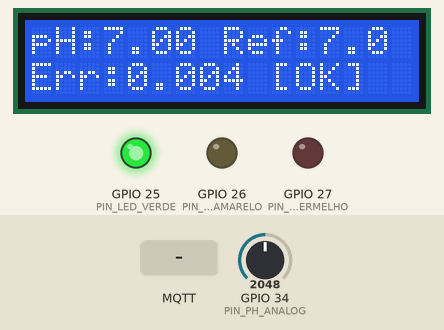
The program below on a simulated ESP32. Shown: 16×2 character LCD, output pins drawn as LEDs (lit = HIGH). Inputs (shaded band) come from the test bench; at power-on: GPIO 34 (PIN_PH_ANALOG) = 2048 (analog values on the 0–4095 scale). WiFi joins after 1.5 s; servers stay silent unless stated; no MQTT or app messages arrive unless stated; what the program prints to the serial monitor is not drawn.

Above: at 4.3 s.
4.4 s: GPIO 34 (PIN_PH_ANALOG) set to 2062
At 5.8 s:
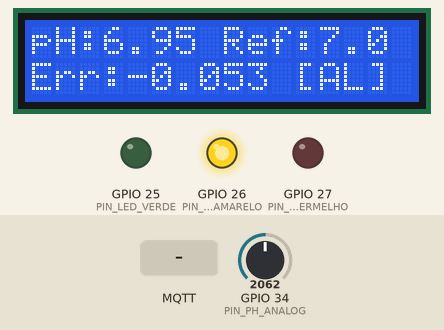
7.4 s: MQTT message "4.0" arrives on the second subscribed topic
At 10.0 s:
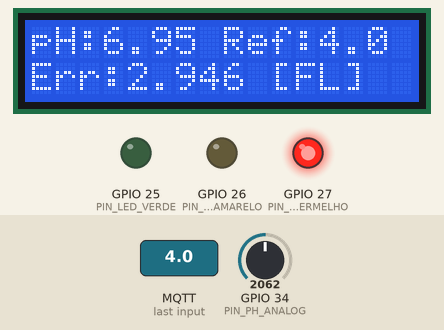
10.4 s: MQTT message "ALERTA" arrives on the first subscribed topic
At 13.3 s:
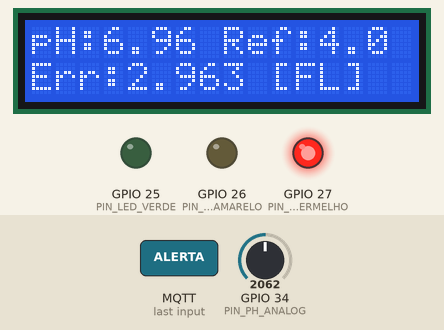
13.4 s: MQTT message "FALHA" arrives on the first subscribed topic
At 15.8 s:
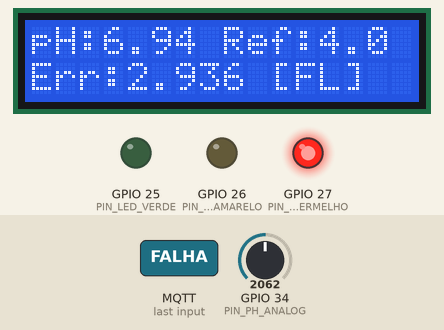
16.4 s: MQTT message "4.0" arrives on the first subscribed topic
At 18.5 s:
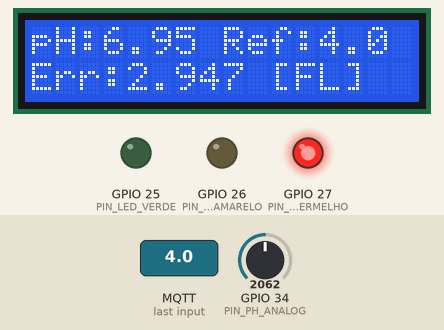
19.4 s: GPIO 34 (PIN_PH_ANALOG) set to 2047
At 21.6 s:
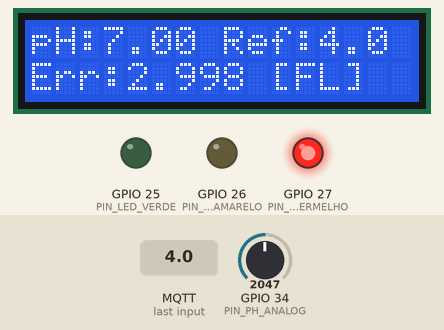
Timing chart, 0 to 23.1 s (numbered marks = the images above; inputs shaded):
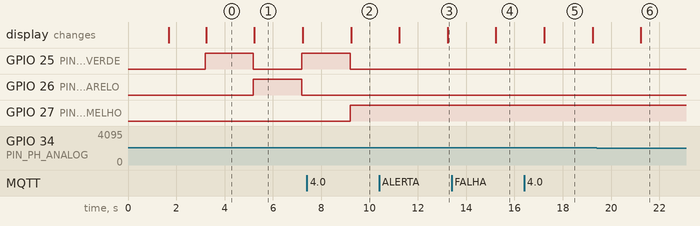

Measured:
- the behaviour switches between 2061 and 2062 on GPIO 34 (PIN_PH_ANALOG) (found by bisection; images 0 and 1)
- after the input at 4.4 s, GPIO 25 (PIN_LED_VERDE): HIGH → LOW after 0.79 s, → HIGH 2.0 s later; GPIO 26 (PIN_LED_AMARELO): LOW → HIGH after 0.79 s, → LOW 2.0 s later; the display: changes after 0.83 s (image 1)
- after the input at 7.4 s, GPIO 26 (PIN_LED_AMARELO): stays LOW (without the input it goes to HIGH after 1.8 s); GPIO 27 (PIN_LED_VERMELHO): LOW → HIGH after 1.8 s; the display: changes after 1.8 s (image 2)
- after the input at 13.4 s, the display: changes after 1.8 s (image 4)
- what the display in image 1 shows lasts 2.0 s, from 5.2 s to 7.2 s

The program:

main.cpp
```cpp
/*
 * ============================================================
 *  Medidor de pH — Gêmeo Digital — Simulação Wokwi
 *  Projeto Acadêmico: Rastreamento de Precisão e Degradação do Sensor
 * ============================================================
 *
 *  Hardware (simulado):
 *    - ESP32 DevKit v1
 *    - Potenciômetro no GPIO 34  → simula sinal analógico do pH
 *    - LCD I2C 16x2 nos GPIO 21/22
 *    - LEDs nos GPIO 25 (verde/OK), 26 (amarelo/ALERTA), 27 (vermelho/FALHA)
 *
 *  Tópicos MQTT publicados:
 *    ph/leitura        → valor bruto de pH do sensor
 *    ph/referencia     → pH esperado da solução tampão em uso
 *    ph/erro           → desvio em relação à referência (precisão)
 *    ph/status         → "OK" | "ALERTA" | "FALHA"
 *    ph/estatisticas   → JSON: { leitura, referencia, erro, erroPct,
 *                                totalAmostras, erroMedio, erroMaximo,
 *                                nomeBuffer, timestamp }
 *
 *  Tópicos MQTT subscritos:
 *    ph/cmd/calibrar   → dispara reset de calibração (payload ignorado)
 *    ph/cmd/buffer     → seleciona a solução tampão ativa:
 *                        "4.0" | "7.0" | "10.0"
 *    ph/cmd/intervalo  → define intervalo de amostragem em ms (ex.: "2000")
 *
 *  Soluções tampão modeladas:
 *    pH 4,00  — Biftalato de potássio
 *    pH 7,00  — Tampão fosfato
 *    pH 10,00 — Tampão carbonato / borato
 *
 *  Limites de precisão:
 *    |erro| <= 0,05  → OK     (LED verde)
 *    |erro| <= 0,20  → ALERTA (LED amarelo)
 *    |erro| >  0,20  → FALHA  (LED vermelho)
 * ============================================================
 */

#include <WiFi.h>
#include <PubSubClient.h>
#include <Wire.h>
#include <LiquidCrystal_I2C.h>
#include <ArduinoJson.h>
#include <math.h>

// ─── Credenciais Wi-Fi (rede virtual Wokwi) ──────────────────
const char* WIFI_SSID     = "Wokwi-GUEST";
const char* WIFI_PASSWORD = "";

// ─── Broker MQTT (broker público de teste) ───────────────────
const char* MQTT_BROKER   = "broker.emqx.io";
const int   MQTT_PORT     = 1883;
const char* MQTT_CLIENT   = "ph_gemeo_digital_esp32";

// ─── Tópicos MQTT ────────────────────────────────────────────
const char* TOPIC_READING   = "ph/leitura";
const char* TOPIC_REFERENCE = "ph/referencia";
const char* TOPIC_ERROR     = "ph/erro";
const char* TOPIC_STATUS    = "ph/status";
const char* TOPIC_STATS     = "ph/estatisticas";
const char* TOPIC_CMD_CAL   = "ph/cmd/calibrar";
const char* TOPIC_CMD_BUF   = "ph/cmd/buffer";
const char* TOPIC_CMD_INT   = "ph/cmd/intervalo";

// ─── Pinos de hardware ───────────────────────────────────────
const int PIN_PH_ANALOG   = 34;
const int PIN_LED_VERDE   = 25;
const int PIN_LED_AMARELO = 26;
const int PIN_LED_VERMELHO= 27;

// ─── Conversão ADC / tensão → pH ─────────────────────────────
const float ADC_MAX       = 4095.0f;
const float VREF          = 3.3f;
const float V_MID         = 1.65f;
const float MV_PER_PH     = 0.05916f;

// ─── Offset de calibração (ajustado pelo comando calibrar) ───
float offsetCalibracao    = 0.0f;

// ─── Soluções tampão: { nome, pH esperado } ──────────────────
struct SolucaoTampao {
  const char* nome;
  float       pH;
};

const SolucaoTampao BUFFERS[] = {
  { "Biftalato  pH 4,0",  4.00f },
  { "Fosfato    pH 7,0",  7.00f },
  { "Carbonato  pH10,0", 10.00f }
};
const int NUM_BUFFERS = 3;
int bufferAtivo       = 1;

// ─── Limites de precisão ─────────────────────────────────────
const float LIMITE_OK     = 0.05f;
const float LIMITE_ALERTA = 0.20f;

// ─── Intervalo de amostragem ─────────────────────────────────
unsigned long intervaloAmostragem = 2000;
unsigned long ultimaAmostra       = 0;

// ─── Estatísticas acumuladas ─────────────────────────────────
unsigned long totalAmostras = 0;
float         somaErro      = 0.0f;
float         erroMaximo    = 0.0f;

// ─── Ruído / deriva simulados ────────────────────────────────
float derivaSensor         = 0.0f;
const float TAXA_DERIVA    = 0.0002f;
unsigned long sementeDrift = 42;

// ─── Objetos ─────────────────────────────────────────────────
LiquidCrystal_I2C lcd(0x27, 16, 2);
WiFiClient        clienteWifi;
PubSubClient      mqtt(clienteWifi);

// ────────────────────────────────────────────────────────────
//  Funções auxiliares
// ────────────────────────────────────────────────────────────

float ruidoFalso(float amplitude) {
  sementeDrift = sementeDrift * 1664525UL + 1013904223UL;
  float r = (float)(sementeDrift & 0xFFFF) / 65535.0f;
  return (r - 0.5f) * 2.0f * amplitude;
}

float lerPH() {
  long soma = 0;
  for (int i = 0; i < 16; i++) {
    soma += analogRead(PIN_PH_ANALOG);
    delayMicroseconds(100);
  }
  float bruto = soma / 16.0f;
  float pH    = 14.0f - (bruto / ADC_MAX) * 14.0f;
  pH += offsetCalibracao;
  derivaSensor += TAXA_DERIVA;
  pH += derivaSensor + ruidoFalso(0.015f);
  pH = constrain(pH, 0.0f, 14.0f);
  return pH;
}

const char* avaliarPrecisao(float erroAbs) {
  digitalWrite(PIN_LED_VERDE,    LOW);
  digitalWrite(PIN_LED_AMARELO,  LOW);
  digitalWrite(PIN_LED_VERMELHO, LOW);

  if (erroAbs <= LIMITE_OK) {
    digitalWrite(PIN_LED_VERDE, HIGH);
    return "OK";
  } else if (erroAbs <= LIMITE_ALERTA) {
    digitalWrite(PIN_LED_AMARELO, HIGH);
    return "ALERTA";
  } else {
    digitalWrite(PIN_LED_VERMELHO, HIGH);
    return "FALHA";
  }
}

void atualizarLCD(float leituraPH, float phRef, const char* status, float erro) {
  const char* statusLCD = (strcmp(status, "ALERTA") == 0) ? "AL" :
                          (strcmp(status, "FALHA")  == 0) ? "FL" : status;
  lcd.clear();
  lcd.setCursor(0, 0);
  lcd.print("pH:");
  lcd.print(leituraPH, 2);
  lcd.print(" Ref:");
  lcd.print(phRef, 1);
  lcd.setCursor(0, 1);
  lcd.print("Err:");
  lcd.print(erro, 3);
  lcd.print(" [");
  lcd.print(statusLCD);
  lcd.print("]");
}

// ────────────────────────────────────────────────────────────
//  Callbacks MQTT
// ────────────────────────────────────────────────────────────

void aoReceberMensagemMQTT(char* topico, byte* payload, unsigned int comprimento) {
  char msg[64] = {0};
  comprimento = min(comprimento, (unsigned int)63);
  memcpy(msg, payload, comprimento);
  msg[comprimento] = '\0';

  Serial.printf("[MQTT] Recebido em '%s': %s\n", topico, msg);

  if (strcmp(topico, TOPIC_CMD_CAL) == 0) {
    offsetCalibracao = 0.0f;
    derivaSensor     = 0.0f;
    totalAmostras    = 0;
    somaErro         = 0.0f;
    erroMaximo       = 0.0f;
    Serial.println("[CAL] Calibracao resetada. Deriva e offset zerados.");
    mqtt.publish("ph/evento", "{\"evento\":\"calibrado\"}");
    return;
  }

  if (strcmp(topico, TOPIC_CMD_BUF) == 0) {
    if (strcmp(msg, "4.0") == 0 || strcmp(msg, "4") == 0) {
      bufferAtivo = 0;
    } else if (strcmp(msg, "7.0") == 0 || strcmp(msg, "7") == 0) {
      bufferAtivo = 1;
    } else if (strcmp(msg, "10.0") == 0 || strcmp(msg, "10") == 0) {
      bufferAtivo = 2;
    } else {
      Serial.printf("[BUF] Buffer desconhecido: %s\n", msg);
      return;
    }
    Serial.printf("[BUF] Buffer ativo → %s\n", BUFFERS[bufferAtivo].nome);
    return;
  }

  if (strcmp(topico, TOPIC_CMD_INT) == 0) {
    long ms = atol(msg);
    if (ms >= 500 && ms <= 60000) {
      intervaloAmostragem = (unsigned long)ms;
      Serial.printf("[INT] Intervalo de amostragem → %lu ms\n", intervaloAmostragem);
    }
    return;
  }
}

// ────────────────────────────────────────────────────────────
//  Conexão Wi-Fi e MQTT
// ────────────────────────────────────────────────────────────

void conectarWiFi() {
  Serial.print("[WiFi] Conectando a ");
  Serial.print(WIFI_SSID);
  WiFi.begin(WIFI_SSID, WIFI_PASSWORD);
  int tentativas = 0;
  while (WiFi.status() != WL_CONNECTED && tentativas < 30) {
    delay(500);
    Serial.print(".");
    tentativas++;
  }
  if (WiFi.status() == WL_CONNECTED) {
    Serial.println("\n[WiFi] Conectado! IP: " + WiFi.localIP().toString());
  } else {
    Serial.println("\n[WiFi] Falhou — operando offline.");
  }
}

void conectarMQTT() {
  mqtt.setServer(MQTT_BROKER, MQTT_PORT);
  mqtt.setCallback(aoReceberMensagemMQTT);

  Serial.print("[MQTT] Conectando a ");
  Serial.print(MQTT_BROKER);

  int tentativas = 0;
  while (!mqtt.connected() && tentativas < 5) {
    Serial.print(".");
    if (mqtt.connect(MQTT_CLIENT)) {
      Serial.println("\n[MQTT] Conectado!");
      mqtt.subscribe(TOPIC_CMD_CAL);
      mqtt.subscribe(TOPIC_CMD_BUF);
      mqtt.subscribe(TOPIC_CMD_INT);
      mqtt.publish("ph/evento", "{\"evento\":\"online\",\"dispositivo\":\"ph_gemeo_digital\"}");
    } else {
      Serial.printf(" falhou (rc=%d)\n", mqtt.state());
      delay(2000);
    }
    tentativas++;
  }
}

// ────────────────────────────────────────────────────────────
//  setup()
// ────────────────────────────────────────────────────────────

void setup() {
  Serial.begin(115200);
  Serial.println("\n==============================");
  Serial.println("  pH Gemeo Digital — Iniciando");
  Serial.println("==============================");

  pinMode(PIN_LED_VERDE,    OUTPUT);
  pinMode(PIN_LED_AMARELO,  OUTPUT);
  pinMode(PIN_LED_VERMELHO, OUTPUT);
  digitalWrite(PIN_LED_VERDE,    LOW);
  digitalWrite(PIN_LED_AMARELO,  LOW);
  digitalWrite(PIN_LED_VERMELHO, LOW);

  analogReadResolution(12);
  analogSetAttenuation(ADC_11db);

  Wire.begin(21, 22);
  Wire.setClock(100000);
  lcd.init();
  lcd.backlight();
  lcd.display();
  lcd.clear();
  lcd.setCursor(0, 0);
  lcd.print("pH Gemeo Digital");
  lcd.setCursor(0, 1);
  lcd.print("Inicializando...");

  conectarWiFi();
  conectarMQTT();

  lcd.clear();
  lcd.print("Sistema Pronto");
  lcd.setCursor(0, 1);
  lcd.print("Buffer: pH ");
  lcd.print(BUFFERS[bufferAtivo].pH, 1);

  delay(1500);
  Serial.println("[SETUP] Concluido. Iniciando loop de medicao.");
  Serial.println("Buffer ativo: " + String(BUFFERS[bufferAtivo].nome));
  Serial.println("Intervalo de amostragem: " + String(intervaloAmostragem) + " ms\n");
}

// ────────────────────────────────────────────────────────────
//  loop()
// ────────────────────────────────────────────────────────────

void loop() {
  if (!mqtt.connected()) {
    conectarMQTT();
  }
  mqtt.loop();

  unsigned long agora = millis();
  if (agora - ultimaAmostra >= intervaloAmostragem) {
    ultimaAmostra = agora;

    float leituraPH = lerPH();
    float phRef     = BUFFERS[bufferAtivo].pH;
    float erro      = leituraPH - phRef;
    float erroAbs   = fabs(erro);
    float erroPct   = (erroAbs / phRef) * 100.0f;

    totalAmostras++;
    somaErro += erroAbs;
    if (erroAbs > erroMaximo) erroMaximo = erroAbs;
    float erroMedio = somaErro / totalAmostras;

    const char* status = avaliarPrecisao(erroAbs);

    atualizarLCD(leituraPH, phRef, status, erro);

    Serial.printf(
      "[AMOSTRA #%lu] pH=%.3f | Ref=%.2f | Err=%+.3f (%.2f%%) | Status=%s | "
      "ErroMedio=%.3f | ErroMax=%.3f | Deriva=%.4f\n",
      totalAmostras, leituraPH, phRef, erro, erroPct,
      status, erroMedio, erroMaximo, derivaSensor
    );

    char buf[32];

    snprintf(buf, sizeof(buf), "%.4f", leituraPH);
    mqtt.publish(TOPIC_READING, buf);

    snprintf(buf, sizeof(buf), "%.2f", phRef);
    mqtt.publish(TOPIC_REFERENCE, buf);

    snprintf(buf, sizeof(buf), "%+.4f", erro);
    mqtt.publish(TOPIC_ERROR, buf);

    mqtt.publish(TOPIC_STATUS, status);

    JsonDocument doc;
    doc["leitura"]       = round(leituraPH * 1000.0f) / 1000.0f;
    doc["referencia"]    = phRef;
    doc["erro"]          = round(erro * 10000.0f) / 10000.0f;
    doc["erroPct"]       = round(erroPct * 100.0f) / 100.0f;
    doc["totalAmostras"] = totalAmostras;
    doc["erroMedio"]     = round(erroMedio * 10000.0f) / 10000.0f;
    doc["erroMaximo"]    = round(erroMaximo * 10000.0f) / 10000.0f;
    doc["derivaSensor"]  = round(derivaSensor * 10000.0f) / 10000.0f;
    doc["nomeBuffer"]    = BUFFERS[bufferAtivo].nome;
    doc["status"]        = status;
    doc["timestamp"]     = agora;

    char jsonBuf[256];
    serializeJson(doc, jsonBuf, sizeof(jsonBuf));
    mqtt.publish(TOPIC_STATS, jsonBuf);
  }
}
```
